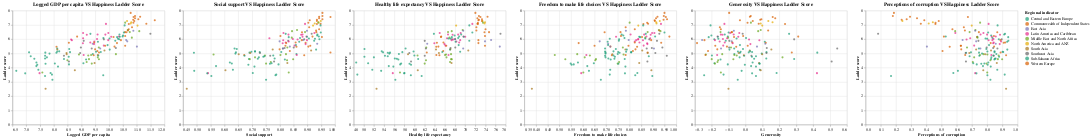

Notebook source saved alongside this figure:
### Code cell
alt.hconcat(chart_list[3], chart_list[4], chart_list[5],chart_list[6],chart_list[7],chart_list[8])

### Figure 1 — Vega-Lite specification as saved in the notebook (floating-point values rounded to 4 significant figures; data arrays with more than 128 entries replaced by an {"elided": "..."} marker saying what was removed)
{"config": {"view": {"continuousWidth": 400, "continuousHeight": 300}}, "hconcat": [{"mark": "circle", "encoding": {"color": {"field": "Regional indicator", "scale": {"scheme": "dark2"}, "type": "nominal"}, "tooltip": [{"field": "Country name", "type": "nominal"}, {"field": "Logged GDP per capita", "type": "quantitative"}, {"field": "Social support", "type": "quantitative"}, {"field": "Healthy life expectancy", "type": "quantitative"}, {"field": "Freedom to make life choices", "type": "quantitative"}, {"field": "Generosity", "type": "quantitative"}, {"field": "Perceptions of corruption", "type": "quantitative"}], "x": {"field": "Logged GDP per capita", "scale": {"zero": false}, "type": "quantitative"}, "y": {"field": "Ladder score", "type": "quantitative"}}, "title": "Logged GDP per capita VS Happiness Ladder Score"}, {"mark": "circle", "encoding": {"color": {"field": "Regional indicator", "scale": {"scheme": "dark2"}, "type": "nominal"}, "tooltip": [{"field": "Country name", "type": "nominal"}, {"field": "Logged GDP per capita", "type": "quantitative"}, {"field": "Social support", "type": "quantitative"}, {"field": "Healthy life expectancy", "type": "quantitative"}, {"field": "Freedom to make life choices", "type": "quantitative"}, {"field": "Generosity", "type": "quantitative"}, {"field": "Perceptions of corruption", "type": "quantitative"}], "x": {"field": "Social support", "scale": {"zero": false}, "type": "quantitative"}, "y": {"field": "Ladder score", "type": "quantitative"}}, "title": "Social support VS Happiness Ladder Score"}, {"mark": "circle", "encoding": {"color": {"field": "Regional indicator", "scale": {"scheme": "dark2"}, "type": "nominal"}, "tooltip": [{"field": "Country name", "type": "nominal"}, {"field": "Logged GDP per capita", "type": "quantitative"}, {"field": "Social support", "type": "quantitative"}, {"field": "Healthy life expectancy", "type": "quantitative"}, {"field": "Freedom to make life choices", "type": "quantitative"}, {"field": "Generosity", "type": "quantitative"}, {"field": "Perceptions of corruption", "type": "quantitative"}], "x": {"field": "Healthy life expectancy", "scale": {"zero": false}, "type": "quantitative"}, "y": {"field": "Ladder score", "type": "quantitative"}}, "title": "Healthy life expectancy VS Happiness Ladder Score"}, {"mark": "circle", "encoding": {"color": {"field": "Regional indicator", "scale": {"scheme": "dark2"}, "type": "nominal"}, "tooltip": [{"field": "Country name", "type": "nominal"}, {"field": "Logged GDP per capita", "type": "quantitative"}, {"field": "Social support", "type": "quantitative"}, {"field": "Healthy life expectancy", "type": "quantitative"}, {"field": "Freedom to make life choices", "type": "quantitative"}, {"field": "Generosity", "type": "quantitative"}, {"field": "Perceptions of corruption", "type": "quantitative"}], "x": {"field": "Freedom to make life choices", "scale": {"zero": false}, "type": "quantitative"}, "y": {"field": "Ladder score", "type": "quantitative"}}, "title": "Freedom to make life choices VS Happiness Ladder Score"}, {"mark": "circle", "encoding": {"color": {"field": "Regional indicator", "scale": {"scheme": "dark2"}, "type": "nominal"}, "tooltip": [{"field": "Country name", "type": "nominal"}, {"field": "Logged GDP per capita", "type": "quantitative"}, {"field": "Social support", "type": "quantitative"}, {"field": "Healthy life expectancy", "type": "quantitative"}, {"field": "Freedom to make life choices", "type": "quantitative"}, {"field": "Generosity", "type": "quantitative"}, {"field": "Perceptions of corruption", "type": "quantitative"}], "x": {"field": "Generosity", "scale": {"zero": false}, "type": "quantitative"}, "y": {"field": "Ladder score", "type": "quantitative"}}, "title": "Generosity VS Happiness Ladder Score"}, {"mark": "circle", "encoding": {"color": {"field": "Regional indicator", "scale": {"scheme": "dark2"}, "type": "nominal"}, "tooltip": [{"field": "Country name", "type": "nominal"}, {"field": "Logged GDP per capita", "type": "quantitative"}, {"field": "Social support", "type": "quantitative"}, {"field": "Healthy life expectancy", "type": "quantitative"}, {"field": "Freedom to make life choices", "type": "quantitative"}, {"field": "Generosity", "type": "quantitative"}, {"field": "Perceptions of corruption", "type": "quantitative"}], "x": {"field": "Perceptions of corruption", "scale": {"zero": false}, "type": "quantitative"}, "y": {"field": "Ladder score", "type": "quantitative"}}, "title": "Perceptions of corruption VS Happiness Ladder Score"}], "data": {"name": "data-01c0c5989b41d83bd4a10f07c2f8f78e"}, "$schema": "https://vega.github.io/schema/vega-lite/v4.17.0.json", "datasets": {"data-01c0c5989b41d83bd4a10f07c2f8f78e": {"elided": "149 records"}}}
